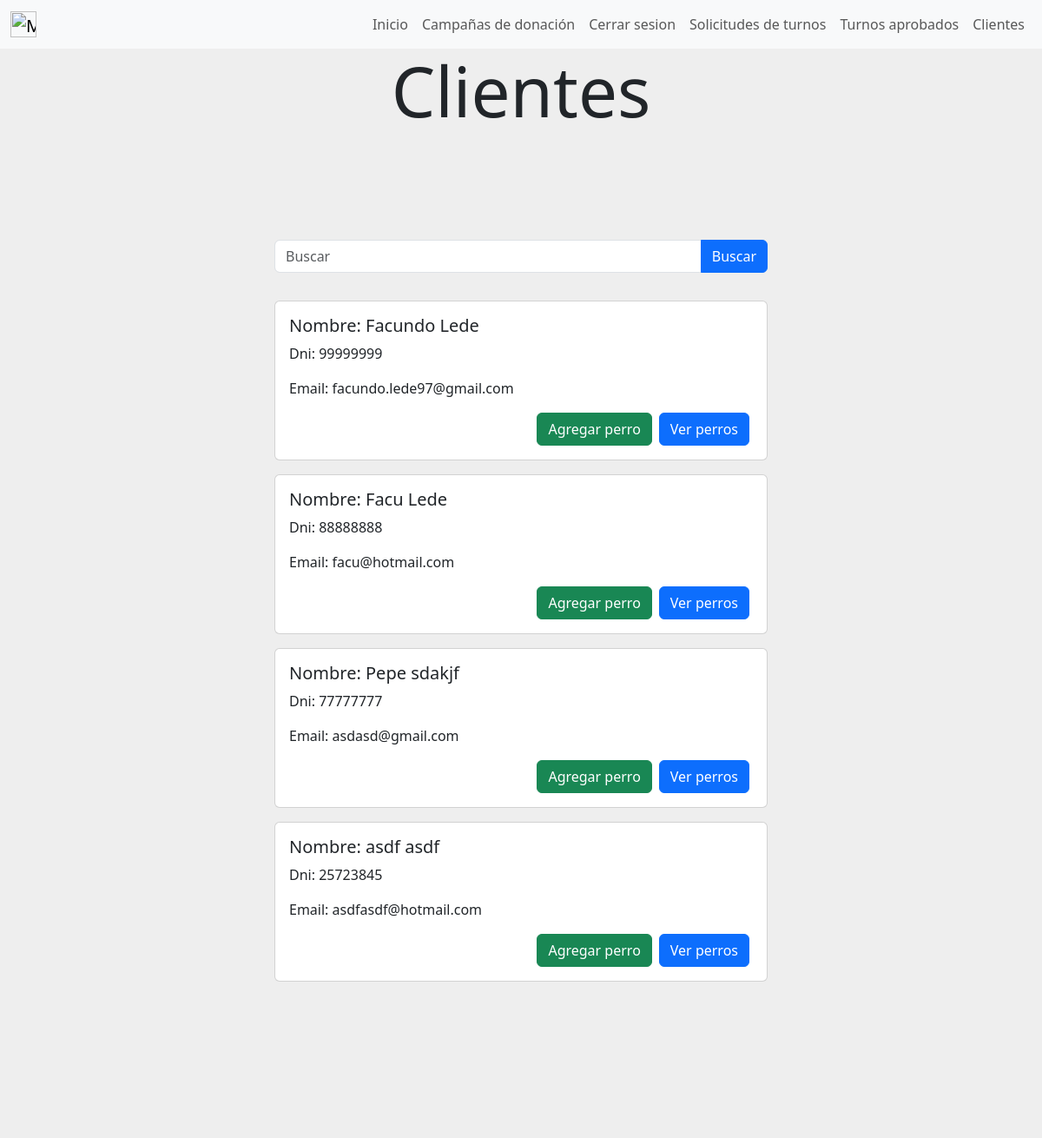
The app's page /clientes (signed in) with its own data.
### user/models.py (models this page shows)
class User(AbstractUser):
    dni = models.CharField(max_length=8, unique=True)
    email = models.EmailField(unique=True)

### gestion_de_clientes/views.py (the view)
# urls.py: path('clientes',views.clientes, name= "clientes"),
def clientes(request):
    search_query = request.GET.get("search")
    clientes = User.objects.filter(is_superuser=False)
    if request.method == "GET" and "search" in request.GET:
        if search_query:
            clientes = clientes.filter(dni__icontains=search_query)
    context = {
        "clientes": clientes,
        "search_query": search_query
    }
    return render(request, "gestion_de_clientes/clientes.html", context)

### gestion_de_clientes/templates/gestion_de_clientes/clientes.html (shortened to what this page needs)
{% extends "gestion_de_usuarios/base.html" %}
{% block content %}
{% if user.is_superuser %}
<div style="background-color:#eee;height: 20%;text-align: center;">
    <h1 class="display-1">Clientes</h1>
</div>
<div style="background-color:#eee;height: 5%;text-align: center;">
</div>
<div class="container-fluid" style="background-color: #eee; padding: 20px;">
    <div class="row justify-content-center">
        <div class="col-md-6">
            <form action="" method="GET" class="input-group">
                <input type="text" class="form-control" name="search" placeholder="Buscar" aria-label="Buscar" aria-describedby="search-button">
                <button class="btn btn-primary" type="submit" id="search-button">Buscar</button>
            </form>
        </div>
    </div>
    {% if clientes.count != 0 %}
        {% if search_query %}
            {% for cliente in clientes %}
            <div class="row justify-content-center mt-3">
                <div class="col-md-6">
                    <div class="card">
                        <div class="card-body">
                            <h5 class="card-title">Nombre: {{ cliente.first_name }} {{cliente.last_name}}</h5>
                            <p class="card-text">Dni: {{ cliente.dni }}</p>
                            <p class="card-text">Email: {{ cliente.email }}</p>
                            <div class="d-flex justify-content-end">
                                <a href = "{% url 'cargar_perro' cliente.id %}" class="btn btn-success mx-1">Agregar perro</a>
                                <a href = "{% url 'ver_perros_cliente' cliente.id %}" class="btn btn-primary mx-1">Ver perros</a>
                            </div>
                        </div>
                    </div>
                </div>
            </div>
            {% endfor %}
        {% else %}
            {% for cliente in clientes %}
                <div class="row justify-content-center mt-3">
                    <div class="col-md-6">
                        <div class="card">
                            <div class="card-body">
                                <h5 class="card-title">Nombre: {{ cliente.first_name }} {{cliente.last_name}}</h5>
                                <p class="card-text">Dni: {{ cliente.dni }}</p>
                                <p class="card-text">Email: {{ cliente.email }}</p>
                                <div class="d-flex justify-content-end">
                                    <a href = "{% url 'cargar_perro' cliente.id %}" class="btn btn-success mx-1">Agregar perro</a>
                                    <a href = "{% url 'ver_perros_cliente' cliente.id %}" class="btn btn-primary mx-1">Ver perros</a>
                                </div>
                            </div>
                        </div>
                    </div>
                </div>
            {% endfor %}
        {% endif %}
        </div>
        <div style="background-color:#eee;height: 20%;"></div>
        {% endif %}
{% endif %}
{% endblock %}

### records on screen
User: first_name "Facundo", last_name "Lede", dni "99999999", email "facundo.lede97@gmail.com"
User: first_name "Facu", last_name "Lede", dni "88888888", email "facu@hotmail.com"
User: first_name "Pepe", last_name "sdakjf", dni "77777777", email "asdasd@gmail.com"
User: first_name "asdf", last_name "asdf", dni "25723845", email "asdfasdf@hotmail.com"
